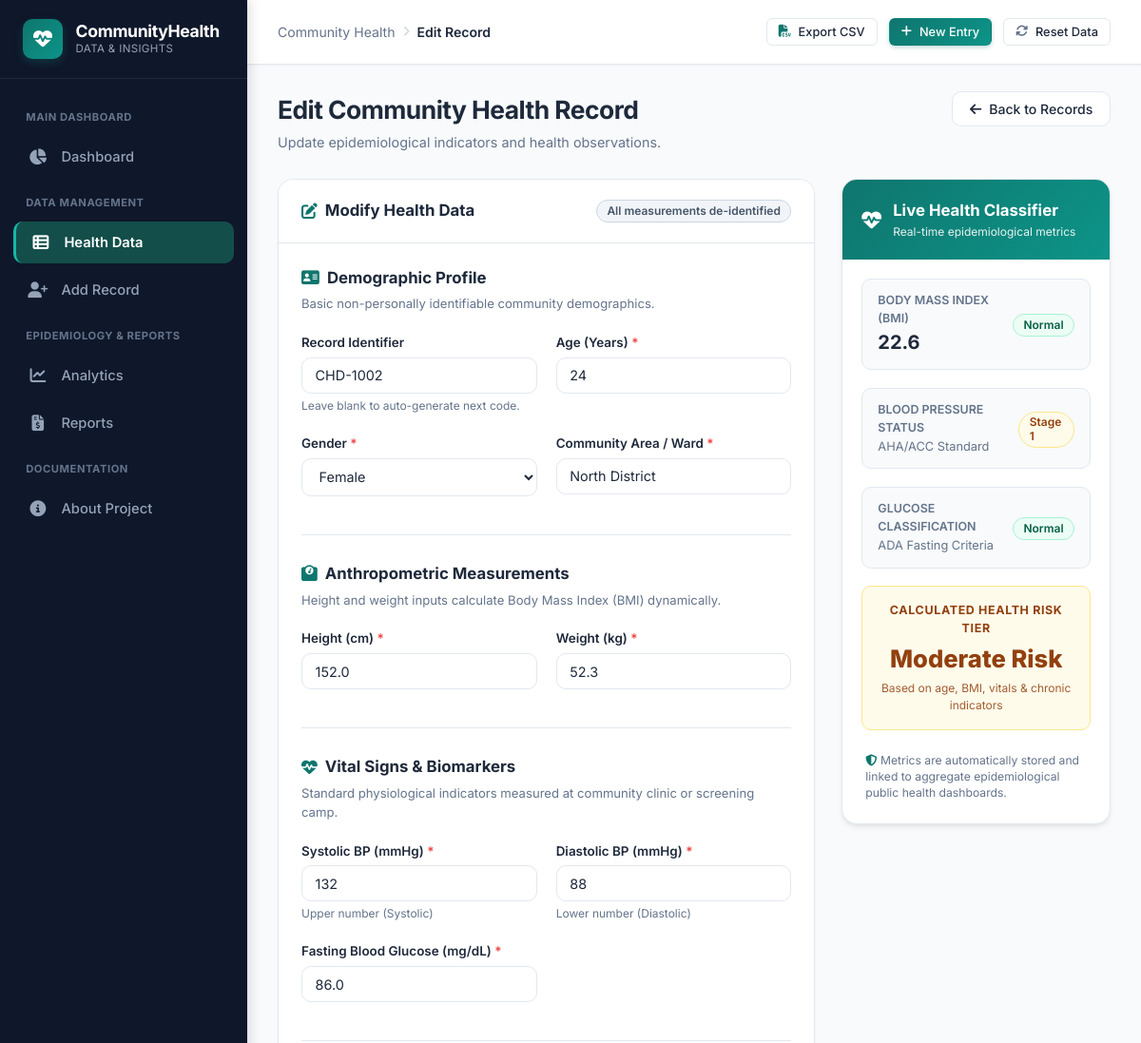
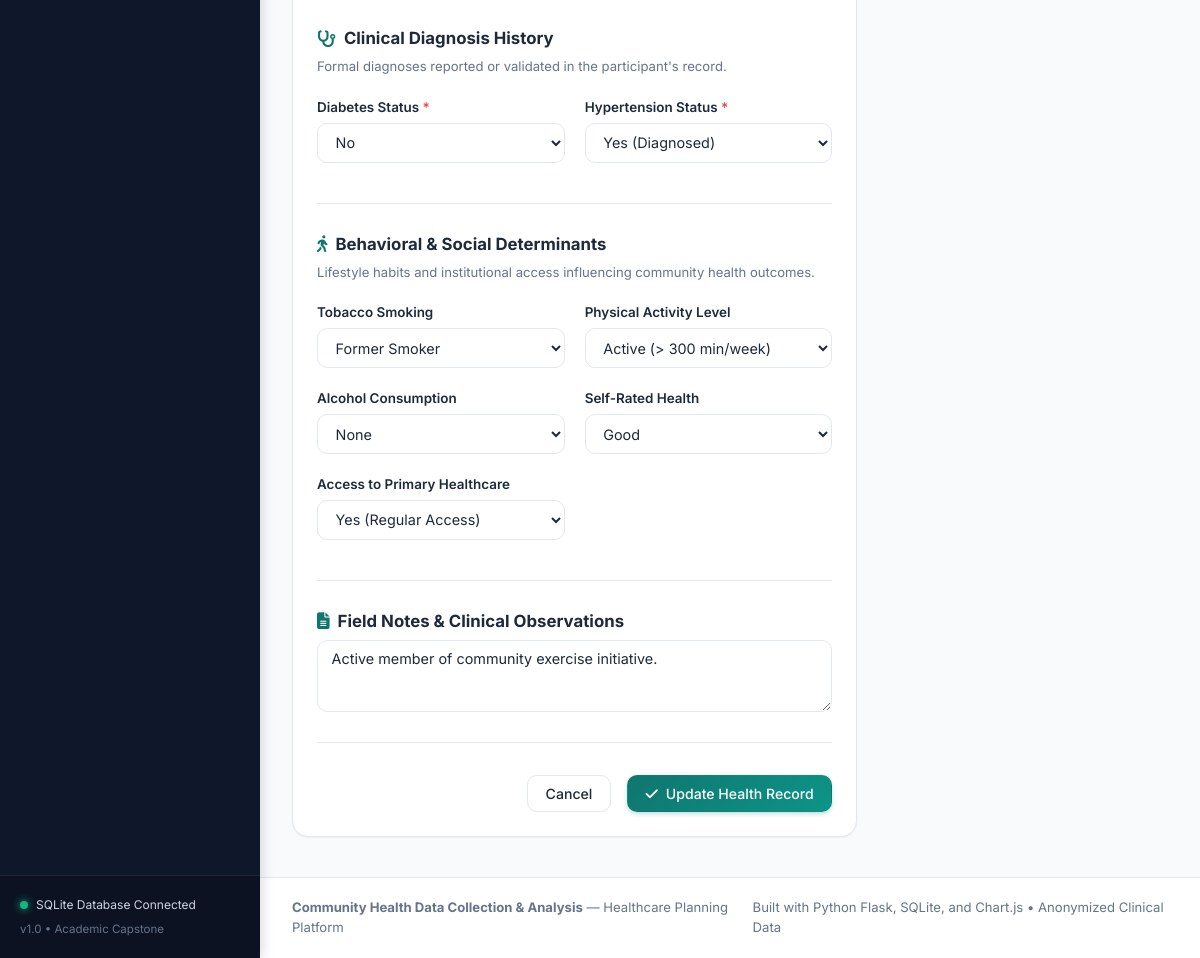
The app's page /edit-record/259 with its own data (2 pictures, top to bottom).
### tables this page shows
CREATE TABLE health_records (
        id INTEGER PRIMARY KEY AUTOINCREMENT,
        record_code TEXT UNIQUE NOT NULL,
        age INTEGER NOT NULL,
        gender TEXT NOT NULL,
        location TEXT NOT NULL,
        height_cm REAL NOT NULL,
        weight_kg REAL NOT NULL,
        bmi REAL NOT NULL,
        bmi_category TEXT NOT NULL,
        systolic_bp INTEGER NOT NULL,
        diastolic_bp INTEGER NOT NULL,
        bp_category TEXT NOT NULL,
        blood_glucose REAL NOT NULL,
        glucose_status TEXT NOT NULL,
        diabetes TEXT NOT NULL,
        hypertension TEXT NOT NULL,
        smoking_status TEXT NOT NULL,
        physical_activity TEXT NOT NULL,
        alcohol_intake TEXT NOT NULL,
        general_health TEXT NOT NULL,
        healthcare_access TEXT NOT NULL,
        risk_score TEXT NOT NULL,
        notes TEXT,
        created_at TEXT NOT NULL,
        updated_at TEXT NOT NULL
    );

### app.py (the view, shortened to what this page needs)
@app.route("/edit-record/<int:record_id>", methods=["GET", "POST"])
def edit_record_view(record_id):
    record = database.get_record_by_id(record_id)
    if not record:
        flash("Record not found.", "warning")
        return redirect(url_for("records_view"))
    locations = database.get_distinct_locations()
    return render_template(
        "add_record.html",
        active_page="records",
        is_edit=True,
        record_id=record_id,
        locations=locations,
        errors={},
        form_data=record
    )

### database.py (called while the page is built)
def get_db_connection():
    conn = sqlite3.connect(DB_PATH)
    conn.row_factory = sqlite3.Row
    conn.execute("PRAGMA foreign_keys = ON;")
    return conn

def get_record_by_id(record_id):
    conn = get_db_connection()
    cursor = conn.cursor()
    cursor.execute("SELECT * FROM health_records WHERE id = ?", (record_id,))
    row = cursor.fetchone()
    conn.close()
    return dict(row) if row else None

def get_distinct_locations():
    conn = get_db_connection()
    cursor = conn.cursor()
    cursor.execute("SELECT DISTINCT location FROM health_records ORDER BY location ASC")
    rows = cursor.fetchall()
    conn.close()
    return [r["location"] for r in rows]

### templates/add_record.html (shortened to what this page needs)
{% extends "base.html" %}
{% block breadcrumb %}{{ 'Edit Record' if is_edit else 'Add Record' }}{% endblock %}
{% block content %}
<div class="page-title-bar">
    <div class="page-title-box">
        <h1>{{ 'Edit Community Health Record' if is_edit else 'Collect Community Health Record' }}</h1>
        <p>{{ 'Update epidemiological indicators and health observations.' if is_edit else 'Register a new screened community participant with real-time biometric and risk assessment.' }}</p>
    </div>
    <div class="page-title-actions">
        <a href="{{ url_for('records_view') }}" class="btn btn-secondary">
            <i class="fas fa-arrow-left"></i> Back to Records
        </a>
    </div>
</div>
<div class="form-layout-grid">
    <div class="card">
        <div class="card-header">
            <h3>
                <i class="fas {{ 'fa-pen-to-square' if is_edit else 'fa-clipboard-user' }}"></i>
                {{ 'Modify Health Data' if is_edit else 'Participant Health Screening Form' }}
            </h3>
            <span class="badge badge-secondary">All measurements de-identified</span>
        </div>
        <div class="card-body">
            <form id="health-record-form" method="POST" action="{{ url_for('edit_record_view', record_id=record_id) if is_edit else url_for('add_record_view') }}">
                <div class="form-section">
                    <div class="form-section-title">
                        <i class="fas fa-address-card"></i> Demographic Profile
                    </div>
                    <div class="form-section-desc">Basic non-personally identifiable community demographics.</div>
                    <div class="form-row">
                        <div>
                            <label class="form-label" for="input-code">Record Identifier</label>
                            <input type="text" id="input-code" name="record_code" class="form-control"
                                   value="{{ form_data.get('record_code', '') }}"
                                   placeholder="Auto-generated (e.g. CHD-1086)" {{ 'readonly' if is_edit else '' }}>
                            <div class="form-hint">Leave blank to auto-generate next code.</div>
                        </div>
                        <div>
                            <label class="form-label" for="input-age">Age (Years) <span class="required">*</span></label>
                            <input type="number" id="input-age" name="age" class="form-control" min="1" max="120"
                                   value="{{ form_data.get('age', '') }}" required placeholder="e.g. 42">
                        </div>
                        <div>
                            <label class="form-label" for="select-gender">Gender <span class="required">*</span></label>
                            <select id="select-gender" name="gender" class="form-select" required>
                                <option value="Female" {{ 'selected' if form_data.get('gender') == 'Female' else '' }}>Female</option>
                            </select>
                        </div>
                        <div>
                            <label class="form-label" for="input-location">Community Area / Ward <span class="required">*</span></label>
                            <input type="text" id="input-location" name="location" list="location-options" class="form-control"
                                   value="{{ form_data.get('location', '') }}" required placeholder="e.g. North District">
                        </div>
                    </div>
                </div>
                <div class="form-section">
                    <div class="form-section-title">
                        <i class="fas fa-weight-scale"></i> Anthropometric Measurements
                    </div>
                    <div class="form-section-desc">Height and weight inputs calculate Body Mass Index (BMI) dynamically.</div>
                    <div class="form-row">
                        <div>
                            <label class="form-label" for="input-height">Height (cm) <span class="required">*</span></label>
                            <input type="number" step="0.1" id="input-height" name="height_cm" class="form-control"
                                   min="40" max="250" value="{{ form_data.get('height_cm', '') }}" required placeholder="e.g. 172.5">
                        </div>
                        <div>
                            <label class="form-label" for="input-weight">Weight (kg) <span class="required">*</span></label>
                            <input type="number" step="0.1" id="input-weight" name="weight_kg" class="form-control"
                                   min="2" max="350" value="{{ form_data.get('weight_kg', '') }}" required placeholder="e.g. 74.0">
                        </div>
                    </div>
                </div>
                <div class="form-section">
                    <div class="form-section-title">
                        <i class="fas fa-heart-pulse"></i> Vital Signs & Biomarkers
                    </div>
                    <div class="form-section-desc">Standard physiological indicators measured at community clinic or screening camp.</div>
                    <div class="form-row">
                        <div>
                            <label class="form-label" for="input-systolic">Systolic BP (mmHg) <span class="required">*</span></label>
                            <input type="number" id="input-systolic" name="systolic_bp" class="form-control"
                                   min="60" max="260" value="{{ form_data.get('systolic_bp', '') }}" required placeholder="e.g. 128">
                            <div class="form-hint">Upper number (Systolic)</div>
                        </div>
                        <div>
                            <label class="form-label" for="input-diastolic">Diastolic BP (mmHg) <span class="required">*</span></label>
                            <input type="number" id="input-diastolic" name="diastolic_bp" class="form-control"
                                   min="40" max="160" value="{{ form_data.get('diastolic_bp', '') }}" required placeholder="e.g. 84">
                            <div class="form-hint">Lower number (Diastolic)</div>
                        </div>
                        <div>
                            <label class="form-label" for="input-glucose">Fasting Blood Glucose (mg/dL) <span class="required">*</span></label>
                            <input type="number" step="0.1" id="input-glucose" name="blood_glucose" class="form-control"
                                   min="30" max="600" value="{{ form_data.get('blood_glucose', '') }}" required placeholder="e.g. 104.5">
                        </div>
                    </div>
                </div>
                <div class="form-section">
                    <div class="form-section-title">
                        <i class="fas fa-stethoscope"></i> Clinical Diagnosis History
                    </div>
                    <div class="form-section-desc">Formal diagnoses reported or validated in the participant's record.</div>
                    <div class="form-row">
                        <div>
                            <label class="form-label" for="select-diabetes">Diabetes Status <span class="required">*</span></label>
                            <select id="select-diabetes" name="diabetes" class="form-select" required>
                                <option value="No" {{ 'selected' if form_data.get('diabetes') == 'No' else '' }}>No</option>
                            </select>
                        </div>
                        <div>
                            <label class="form-label" for="select-hypertension">Hypertension Status <span class="required">*</span></label>
                            <select id="select-hypertension" name="hypertension" class="form-select" required>
                                <option value="Yes" {{ 'selected' if form_data.get('hypertension') == 'Yes' else '' }}>Yes (Diagnosed)</option>
                            </select>
                        </div>
                    </div>
                </div>
                <div class="form-section">
                    <div class="form-section-title">
                        <i class="fas fa-person-walking"></i> Behavioral & Social Determinants
                    </div>
                    <div class="form-section-desc">Lifestyle habits and institutional access influencing community health outcomes.</div>
                    <div class="form-row">
                        <div>
                            <label class="form-label" for="select-smoking">Tobacco Smoking</label>
                            <select id="select-smoking" name="smoking_status" class="form-select">
                                <option value="Former" {{ 'selected' if form_data.get('smoking_status') == 'Former' else '' }}>Former Smoker</option>
                            </select>
                        </div>
                        <div>
                            <label class="form-label" for="select-activity">Physical Activity Level</label>
                            <select id="select-activity" name="physical_activity" class="form-select">
                                <option value="Active" {{ 'selected' if form_data.get('physical_activity') == 'Active' else '' }}>Active (&gt; 300 min/week)</option>
                            </select>
                        </div>
                        <div>
                            <label class="form-label" for="select-alcohol">Alcohol Consumption</label>
                            <select id="select-alcohol" name="alcohol_intake" class="form-select">
                                <option value="None" {{ 'selected' if form_data.get('alcohol_intake', 'None') == 'None' else '' }}>None</option>
                            </select>
                        </div>
                        <div>
                            <label class="form-label" for="select-general-health">Self-Rated Health</label>
                            <select id="select-general-health" name="general_health" class="form-select">
                                <option value="Good" {{ 'selected' if form_data.get('general_health', 'Good') == 'Good' else '' }}>Good</option>
                            </select>
                        </div>
                        <div>
                            <label class="form-label" for="select-access">Access to Primary Healthcare</label>
                            <select id="select-access" name="healthcare_access" class="form-select">
                                <option value="Yes" {{ 'selected' if form_data.get('healthcare_access', 'Yes') == 'Yes' else '' }}>Yes (Regular Access)</option>
                            </select>
                        </div>
                    </div>
                </div>
                <div class="form-section">
                    <div class="form-section-title">
                        <i class="fas fa-file-lines"></i> Field Notes & Clinical Observations
                    </div>
                    <div>
                        <textarea name="notes" id="input-notes" class="form-control" rows="3"
                                  placeholder="Observational notes from healthcare worker, referral suggestions, or screening camp remarks...">{{ form_data.get('notes', '') }}</textarea>
                    </div>
                </div>
                <div style="display: flex; align-items: center; justify-content: flex-end; gap: 1rem; margin-top: 2rem;">
                    <a href="{{ url_for('records_view') }}" class="btn btn-secondary">Cancel</a>
                    <button type="submit" class="btn btn-primary">
                        <i class="fas {{ 'fa-check' if is_edit else 'fa-save' }}"></i>
                        {{ 'Update Health Record' if is_edit else 'Save Record to Database' }}
                    </button>
                </div>
            </form>
        </div>
    </div>
    <div class="calculator-card">
        <div class="calc-header">
            <i class="fas fa-heart-pulse" style="font-size: 1.3rem;"></i>
            <div>
                <h3>Live Health Classifier</h3>
                <div style="font-size: 0.75rem; opacity: 0.9;">Real-time epidemiological metrics</div>
            </div>
        </div>
        <div class="calc-body">
            <div class="calc-metric-box">
                <div>
                    <div class="calc-metric-title">Body Mass Index (BMI)</div>
                    <div class="calc-metric-value" id="preview-bmi-value">—</div>
                </div>
                <div>
                    <span id="preview-bmi-category" class="badge badge-secondary">—</span>
                </div>
            </div>
            <div class="calc-metric-box">
                <div>
                    <div class="calc-metric-title">Blood Pressure Status</div>
                    <div style="font-size: 0.8rem; color: var(--text-muted);">AHA/ACC Standard</div>
                </div>
                <div>
                    <span id="preview-bp-category" class="badge badge-secondary">—</span>
                </div>
            </div>
            <div class="calc-metric-box">
                <div>
                    <div class="calc-metric-title">Glucose Classification</div>
                    <div style="font-size: 0.8rem; color: var(--text-muted);">ADA Fasting Criteria</div>
                </div>
                <div>
                    <span id="preview-glucose-status" class="badge badge-secondary">—</span>
                </div>
            </div>
            <div id="preview-risk-meter" class="risk-meter risk-low">
                <div class="risk-meter-title">Calculated Health Risk Tier</div>
                <div id="preview-risk-value" class="risk-meter-score">Low Risk</div>
                <div style="font-size: 0.75rem; opacity: 0.85;">Based on age, BMI, vitals & chronic indicators</div>
            </div>
            <div style="font-size: 0.76rem; color: var(--text-muted); line-height: 1.4; padding: 0.25rem;">
                <i class="fas fa-shield-halved" style="color: var(--primary);"></i>
                Metrics are automatically stored and linked to aggregate epidemiological public health dashboards.
            </div>
        </div>
    </div>
</div>
{% endblock %}

### records on screen
health_records: record_code "CHD-1002", location "North District", height_cm "152.0", weight_kg "52.3", blood_glucose "86.0", notes "Active member of community exercise initiative."

### other values on screen
{{ 'Edit Record' if is_edit else 'Add Record' }} "Edit Record"
{{ 'Update Health Record' if is_edit else 'Save Record to Database' }} "Update Health Record"
